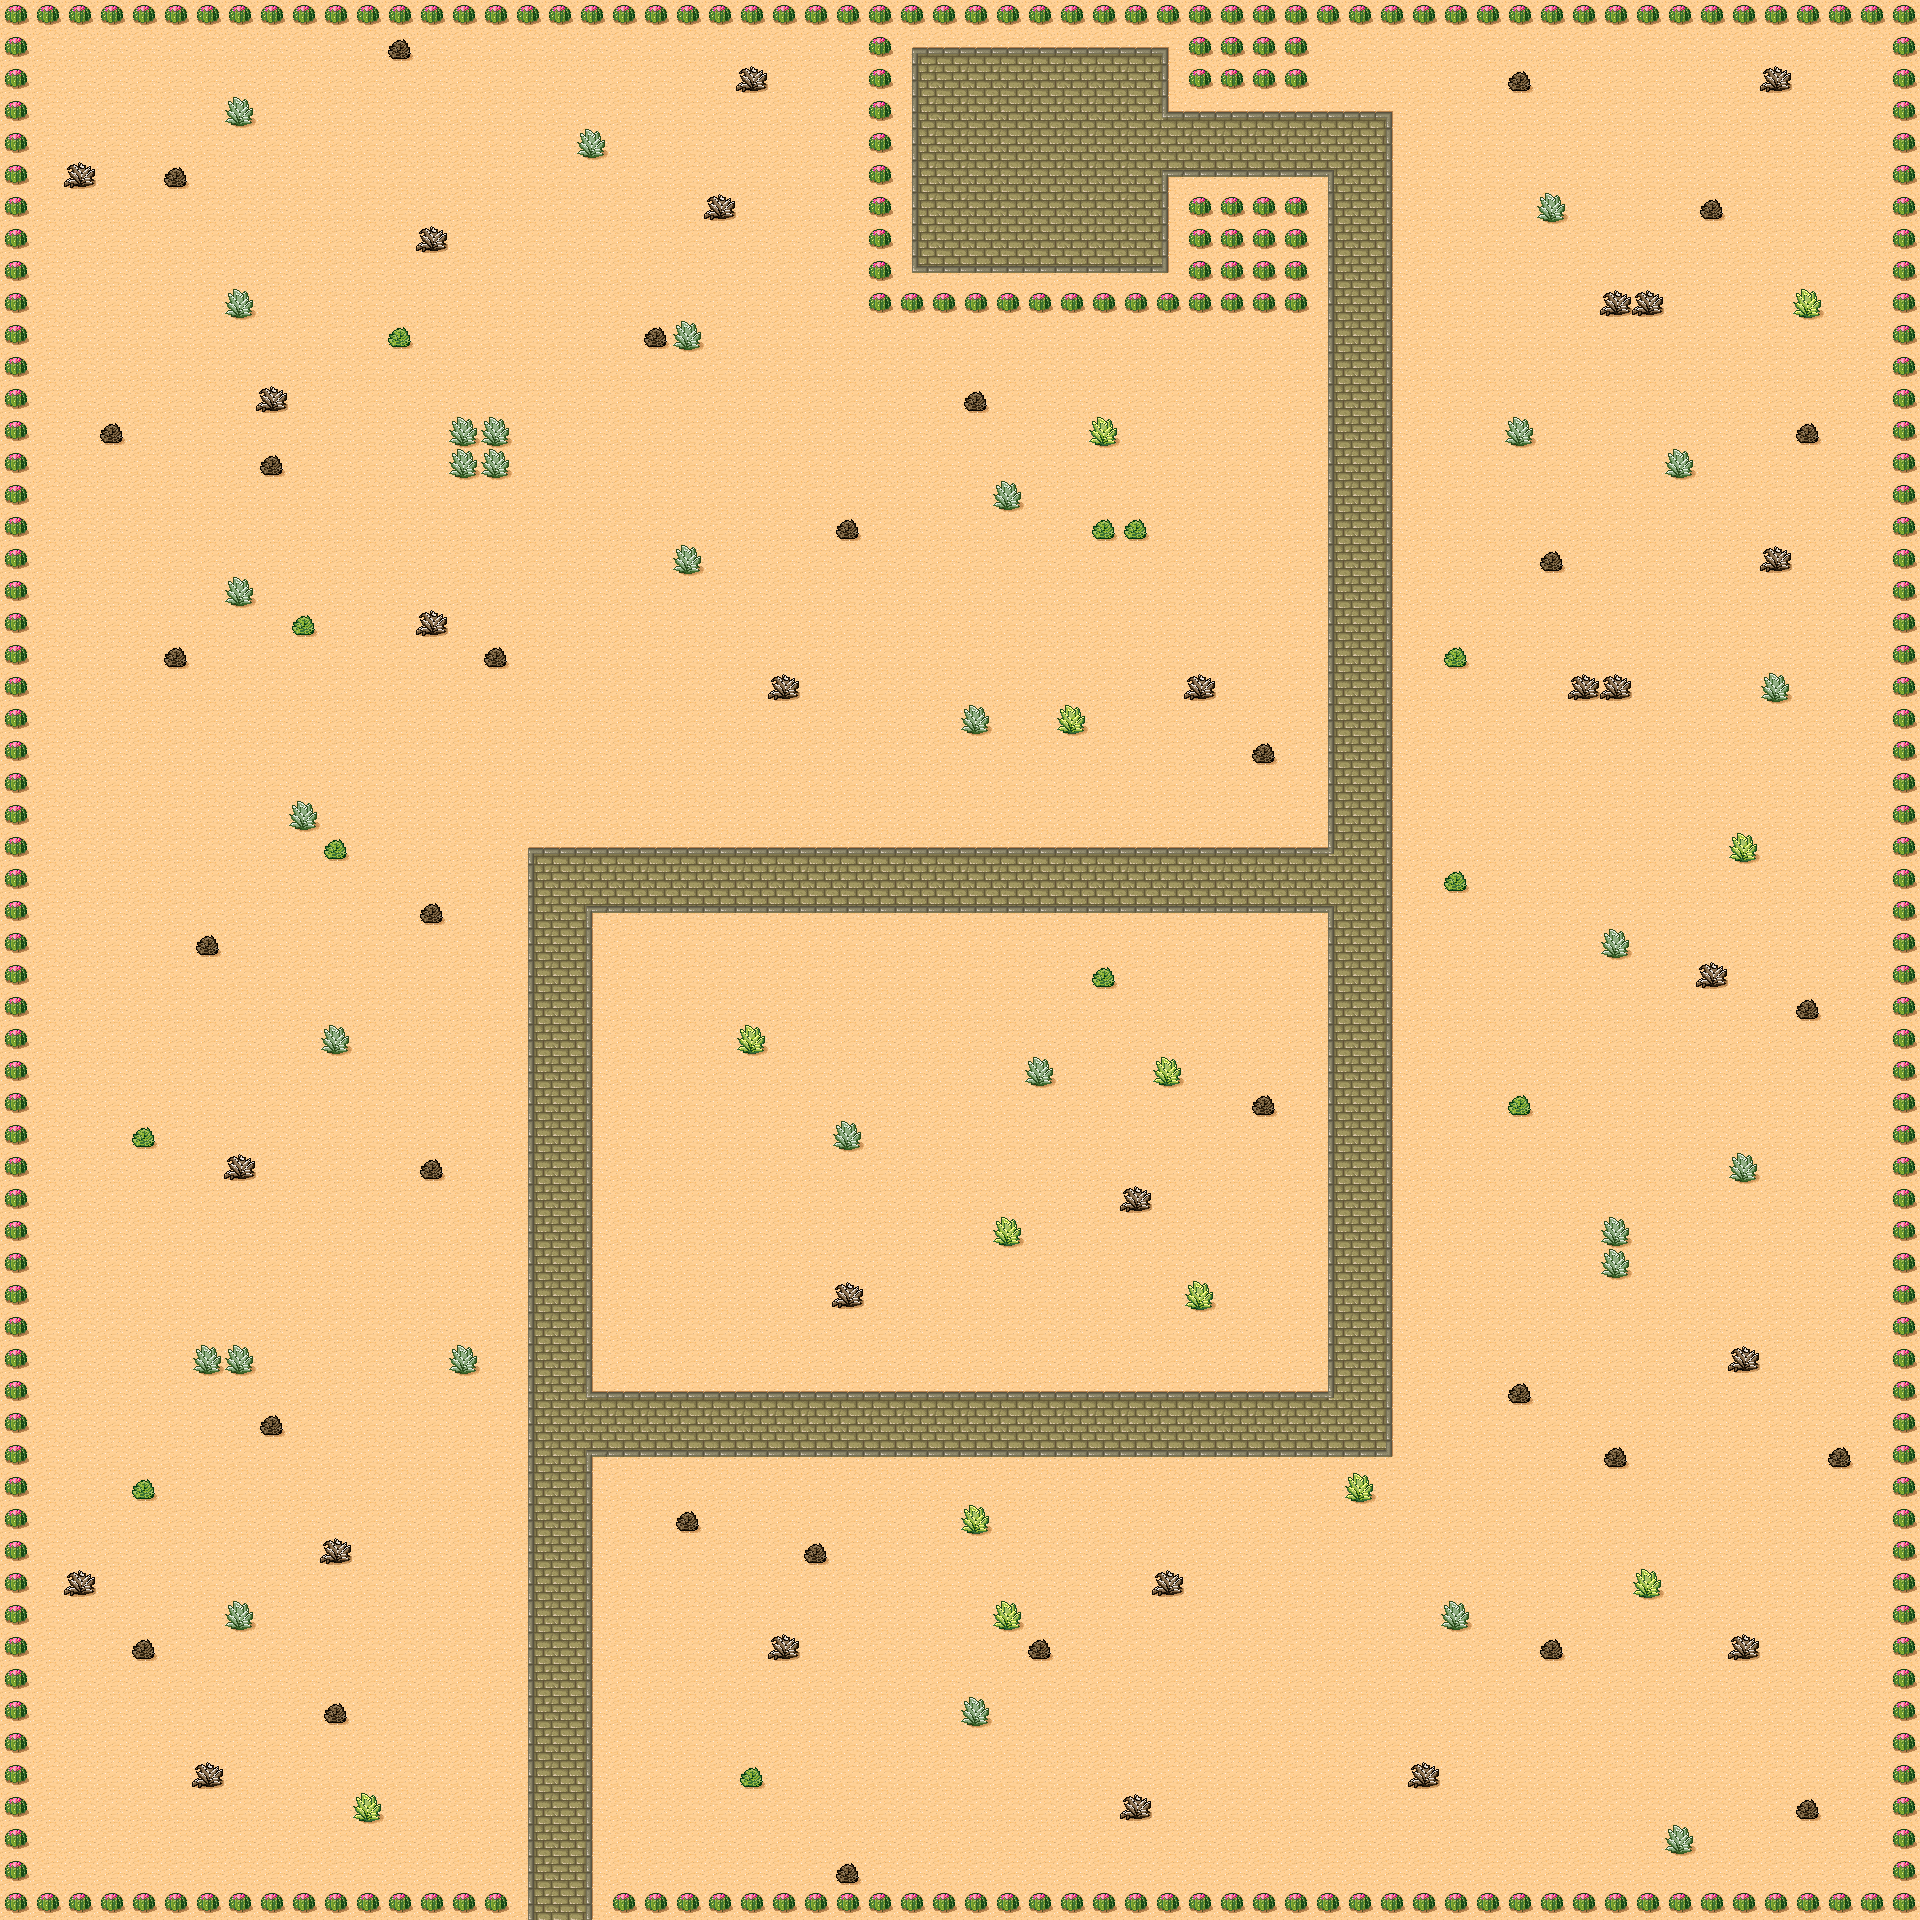

This game map was drawn from its Tiled (.tmx) file and the tilesets committed beside it. A one-line description and the trimmed map source follow:
An orthogonal 60x60 tile map with 32x32 px tiles, 1 tile layer (Tile Layer 1) and 119 objects (2x battle, Dummy, teleport, event_start).

<map version="1.0" orientation="orthogonal" renderorder="right-down" width="60" height="60" tilewidth="32" tileheight="32" nextobjectid="578">
 <properties>
  <property name="battle" value="true" />
  <property name="battle_rate" value="3" />
  <property name="miniMap" value="Test2Mini.png" />
  <property name="music" value="DesertRuin1.ogg" />
 </properties>
 <tileset firstgid="1" name="tmw_desert_spacing" tilewidth="32" tileheight="32" spacing="1" margin="1" tilecount="48">
  <image source="tmw_desert_spacing.png" trans="ff00ff" width="265" height="199" />
  <terraintypes>
   <terrain name="road" tile="-1" />
  </terraintypes>
  <tile id="0" terrain=",,,0" />
  <tile id="1" terrain=",,0,0" />
  <tile id="2" terrain=",,0," />
  <tile id="8" terrain=",0,,0" />
  <tile id="9" terrain="0,0,0,0" />
  <tile id="10" terrain="0,,0," />
  <tile id="16" terrain=",0,," />
  <tile id="17" terrain="0,0,," />
  <tile id="18" terrain="0,,," />
  <tile id="19" terrain="0,0,0," />
  <tile id="20" terrain="0,0,,0" />
  <tile id="27" terrain="0,,0,0" />
  <tile id="28" terrain=",0,0,0" />
 </tileset>
 <layer name="Tile Layer 1" width="60" height="60">
  <data>[3600 cells, 3600 non-empty, 20 distinct tile ids]</data>
 </layer>
 <objectgroup name="Objects">
  <object id="451" x="0" y="0" width="32" height="1888" />
  <object id="452" x="0" y="1888" width="512" height="32" />
  <object id="453" x="608" y="1888" width="1312" height="32" />
  <object id="455" x="1888" y="0" width="32" height="1888" />
  <object id="456" x="32" y="0" width="1856" height="32" />
  <object id="457" x="1184" y="32" width="128" height="64" />
  <object id="458" x="1184" y="192" width="128" height="128" />
  <object id="459" x="864" y="32" width="32" height="288" />
  <object id="460" x="896" y="288" width="288" height="32" />
  <object id="461" x="1504" y="64" width="32" height="32" />
  <object id="462" x="1760" y="64" width="32" height="32" />
  <object id="463" x="1696" y="192" width="32" height="32" />
  <object id="464" x="1536" y="192" width="32" height="32" />
  <object id="465" x="1600" y="288" width="64" height="32" />
  <object id="466" x="1792" y="288" width="32" height="32" />
  <object id="467" x="1792" y="416" width="32" height="32" />
  <object id="468" x="1664" y="448" width="32" height="32" />
  <object id="469" x="1504" y="416" width="32" height="32" />
  <object id="470" x="1536" y="544" width="32" height="32" />
  <object id="472" x="1760" y="544" width="32" height="32" />
  <object id="473" x="1568" y="672" width="64" height="32" />
  <object id="474" x="1440" y="640" width="32" height="32" />
  <object id="475" x="1760" y="672" width="32" height="32" />
  <object id="476" x="1728" y="832" width="32" height="32" />
  <object id="477" x="1440" y="864" width="32" height="32" />
  <object id="478" x="1600" y="928" width="32" height="32" />
  <object id="479" x="1696" y="960" width="32" height="32" />
  <object id="480" x="1792" y="992" width="32" height="32" />
  <object id="481" x="1728" y="1152" width="32" height="32" />
  <object id="483" x="1504" y="1088" width="32" height="32" />
  <object id="484" x="1600" y="1216" width="32" height="64" />
  <object id="485" x="1728" y="1344" width="32" height="32" />
  <object id="486" x="1824" y="1440" width="32" height="32" />
  <object id="487" x="1504" y="1376" width="32" height="32" />
  <object id="488" x="1600" y="1440" width="32" height="32" />
  <object id="489" x="1632" y="1568" width="32" height="32" />
  <object id="491" x="1728" y="1632" width="32" height="32" />
  <object id="492" x="1792" y="1792" width="32" height="32" />
  <object id="493" x="1664" y="1824" width="32" height="32" />
  <object id="494" x="1536" y="1632" width="32" height="32" />
  <object id="495" x="1440" y="1600" width="32" height="32" />
  <object id="497" x="1408" y="1760" width="32" height="32" />
  <object id="498" x="1344" y="1472" width="32" height="32" />
  <object id="499" x="1152" y="1568" width="32" height="32" />
  <object id="500" x="1120" y="1792" width="32" height="32" />
  <object id="501" x="1024" y="1632" width="32" height="32" />
  <object id="502" x="992" y="1600" width="32" height="32" />
  <object id="503" x="960" y="1504" width="32" height="32" />
  <object id="504" x="960" y="1696" width="32" height="32" />
  <object id="505" x="832" y="1856" width="32" height="32" />
  <object id="506" x="736" y="1760" width="32" height="32" />
  <object id="507" x="768" y="1632" width="32" height="32" />
  <object id="508" x="800" y="1536" width="32" height="32" />
  <object id="509" x="672" y="1504" width="32" height="32" />
  <object id="510" x="320" y="1696" width="32" height="32" />
  <object id="511" x="352" y="1792" width="32" height="32" />
  <object id="512" x="192" y="1760" width="32" height="32" />
  <object id="513" x="128" y="1632" width="32" height="32" />
  <object id="514" x="64" y="1568" width="32" height="32" />
  <object id="515" x="224" y="1600" width="32" height="32" />
  <object id="517" x="128" y="1472" width="32" height="32" />
  <object id="518" x="320" y="1536" width="32" height="32" />
  <object id="519" x="192" y="1344" width="64" height="32" />
  <object id="520" x="256" y="1408" width="32" height="32" />
  <object id="521" x="448" y="1344" width="32" height="32" />
  <object id="522" x="416" y="1152" width="32" height="32" />
  <object id="523" x="224" y="1152" width="32" height="32" />
  <object id="525" x="128" y="1120" width="32" height="32" />
  <object id="526" x="320" y="1024" width="32" height="32" />
  <object id="527" x="192" y="928" width="32" height="32" />
  <object id="528" x="416" y="896" width="32" height="32" />
  <object id="529" x="320" y="832" width="32" height="32" />
  <object id="530" x="288" y="800" width="32" height="32" />
  <object id="531" x="288" y="608" width="32" height="32" />
  <object id="532" x="224" y="576" width="32" height="32" />
  <object id="533" x="160" y="640" width="32" height="32" />
  <object id="534" x="96" y="416" width="32" height="32" />
  <object id="535" x="256" y="448" width="32" height="32" />
  <object id="536" x="256" y="384" width="32" height="32" />
  <object id="537" x="448" y="416" width="64" height="64" />
  <object id="538" x="480" y="640" width="32" height="32" />
  <object id="539" x="416" y="608" width="32" height="32" />
  <object id="540" x="224" y="288" width="32" height="32" />
  <object id="541" x="160" y="160" width="32" height="32" />
  <object id="542" x="64" y="160" width="32" height="32" />
  <object id="544" x="224" y="96" width="32" height="32" />
  <object id="545" x="384" y="32" width="32" height="32" />
  <object id="546" x="416" y="224" width="32" height="32" />
  <object id="548" x="384" y="320" width="32" height="32" />
  <object id="549" x="640" y="320" width="64" height="32" />
  <object id="550" x="576" y="128" width="32" height="32" />
  <object id="551" x="704" y="192" width="32" height="32" />
  <object id="552" x="736" y="64" width="32" height="32" />
  <object id="553" x="672" y="544" width="32" height="32" />
  <object id="554" x="768" y="672" width="32" height="32" />
  <object id="555" x="832" y="512" width="32" height="32" />
  <object id="556" x="960" y="384" width="32" height="32" />
  <object id="557" x="992" y="480" width="32" height="32" />
  <object id="558" x="1088" y="416" width="32" height="32" />
  <object id="559" x="1088" y="512" width="64" height="32" />
  <object id="560" x="1184" y="672" width="32" height="32" />
  <object id="561" x="1248" y="736" width="32" height="32" />
  <object id="562" x="1056" y="704" width="32" height="32" />
  </objectgroup>
 <objectgroup name="Player">
  <!-- 5 objects omitted --></objectgroup>
 <objectgroup name="Event">
  <!-- 4 objects omitted --></objectgroup>
 <objectgroup name="Battle">
  <!-- 2 objects omitted --></objectgroup>
</map>
<!-- 16 of 119 objects omitted -->
